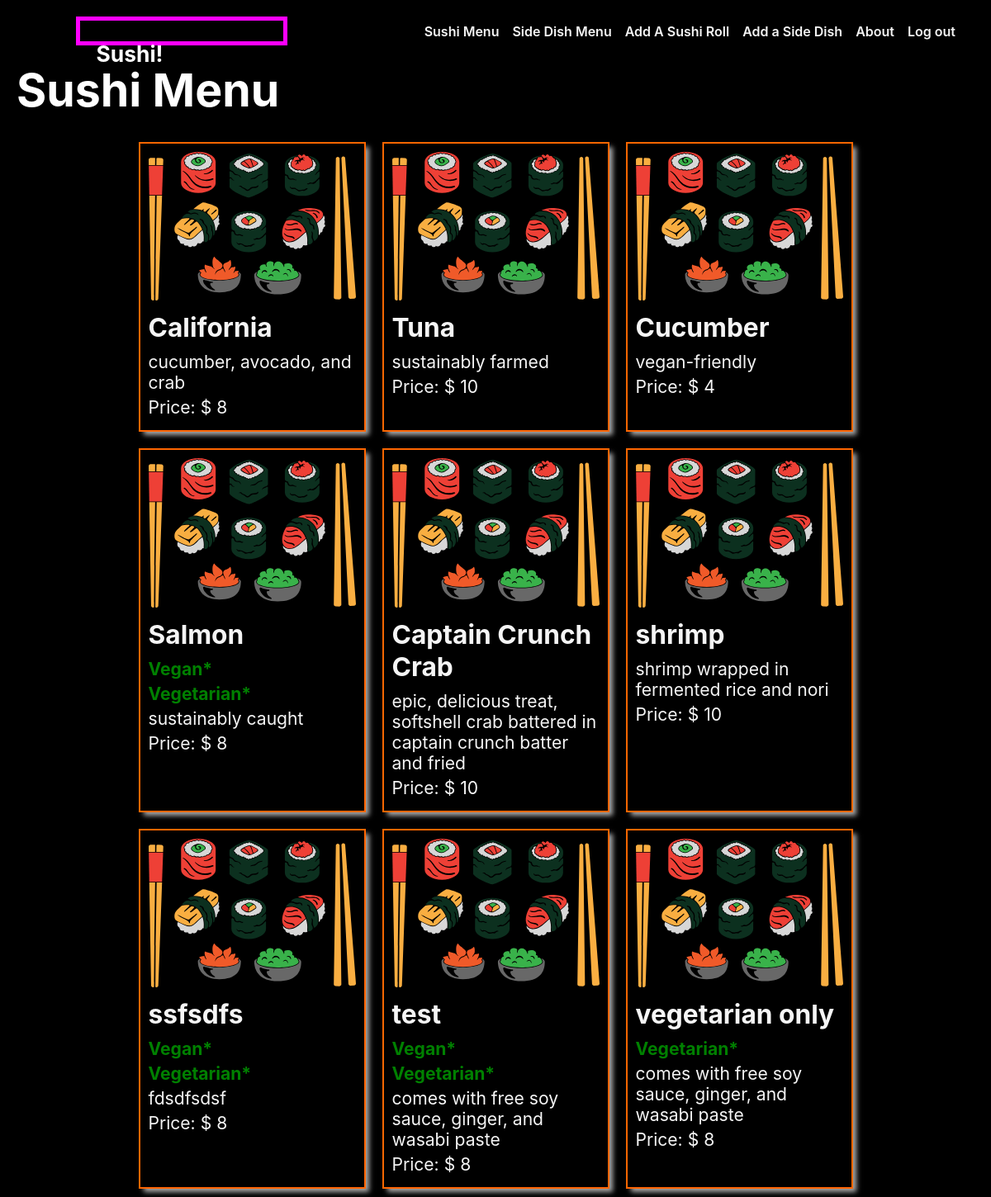
Page /sushi/ (signed in) on the earlier database version.
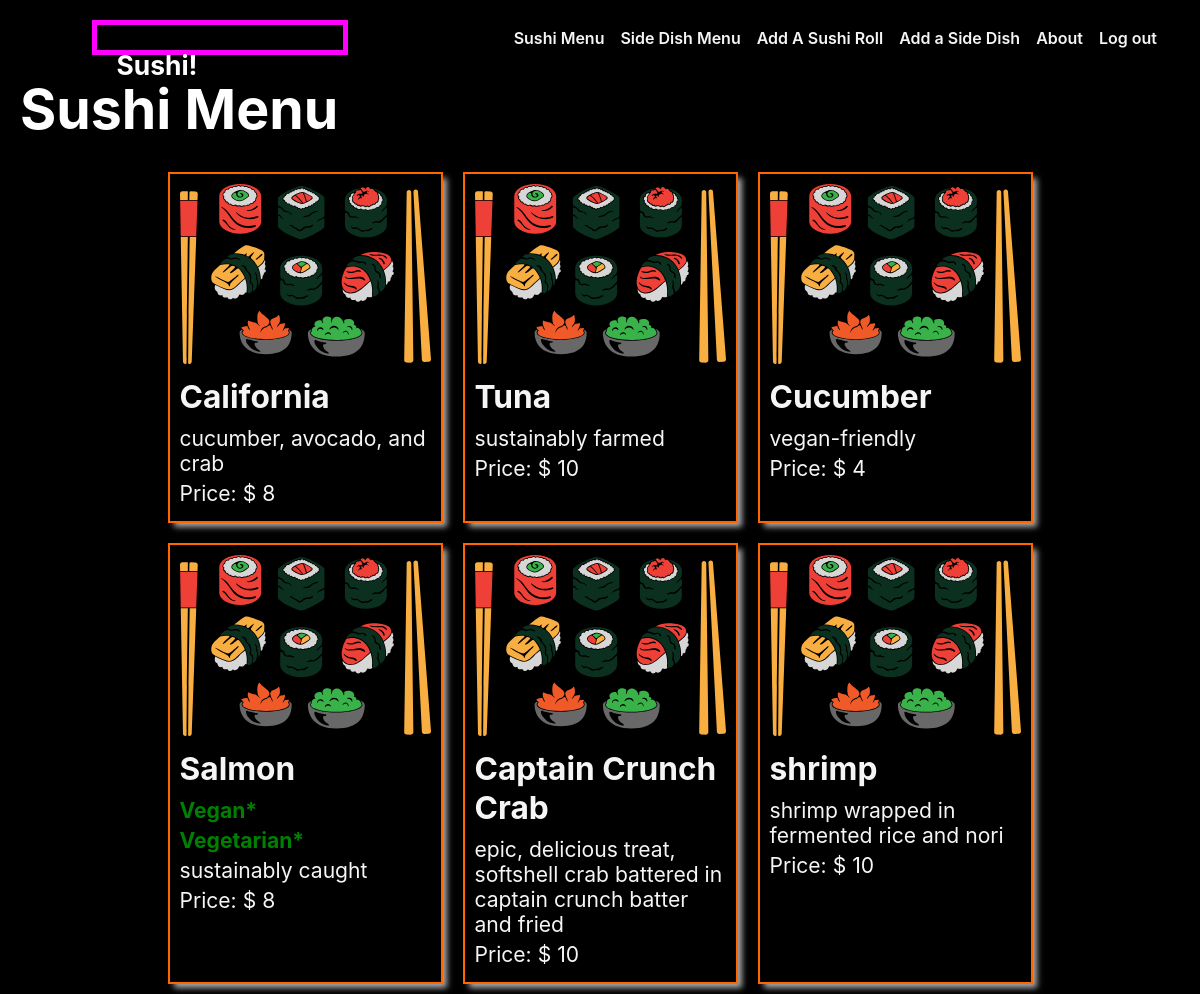
Same page on the later database version.
### main_app/models.py (models this page shows, shortened)
class Sushi(models.Model):
  name = models.CharField(max_length=50)
  description = models.TextField(max_length=250, default='comes with free soy sauce, ginger, and wasabi paste')
  isVegan = models.BooleanField(default=False)
  isVegetarian = models.BooleanField(default=False)
  price = models.IntegerField(default=8)
  sides = models.ManyToManyField(Side)
  user = models.ForeignKey(User, on_delete=models.CASCADE)

### main_app/views.py (the view)
# urls.py: path('sushi/', views.sushi_index, name='sushi_index'),
@login_required
def sushi_index(request):
  rolls = Sushi.objects.filter(user=request.user)
  return render(request, 'sushi/index.html', { 'rolls': rolls})

### main_app/templates/sushi/index.html (shortened to what this page needs)
{% extends 'base.html' %} {% load static %} {% block head %}
<link
  rel="stylesheet"
  type="text/css"
  href="{% static 'css/sushi-index.css' %}"
/>
{% endblock %} {% block content %}
<section class="page-header">
  <h1>Sushi Menu</h1>
</section>
<section class="card-container">
  {% for sushi in rolls %}
  <div class="card">
    <a href="{% url 'sushi_detail' sushi.id %}">
      <div class="card-content">
        <div class="card-img-container">
          <img src="{% static 'images/sushi.svg' %}" alt="sushi logo icon" />
        </div>
        <h2 class="card-title">{{ sushi.name }}</h2>
        {% if sushi.isVegan %} <p style="color: green; font-weight: bold">Vegan*</p> {%endif%}
        {% if sushi.isVegetarian %} <p style="color: green; font-weight: bold">Vegetarian*</p> {%endif%}
        <p>{{ sushi.description }}</p>
        <p>Price: $ {{ sushi.price }}</p>
      </div>
    </a>
  </div>
  {% endfor %}
</section>
{% endblock %}

### main_app/templates/base.html (shortened to what this page needs)
{% load static %}
<!DOCTYPE html>
<html lang="en">
  <head>
    <link rel="stylesheet" type="text/css" href="{% static 'css/base.css' %}" />
    {% block head %} {% endblock %}
  </head>
  <body>
    <header>
      <div class="header-logo-container">
        <h1>Sushi!</h1>
      </div>
      <nav>
        <ul>
        {% if user.is_authenticated %}
            <li><a href="{% url 'sushi_index' %}">Sushi Menu</a></li>
            <li><a href="{% url 'sides_index' %}">Side Dish Menu</a></li>
            <li><a href="{% url 'sushi_create' %}">Add A Sushi Roll</a></li>
            <li><a href="{% url 'sides_create' %}">Add a Side Dish</a></li>
            <li><a href="{% url 'about' %}">About</a></li>
            <li><a href="{% url 'logout' %}">Log out</a></li>
          {% else %}
            <li><a href="{% url 'about' %}">About</a></li>
            <li><a href="{% url 'home' %}">Login</a></li>
            <li><a href="{% url 'signup' %}">Sign Up</a></li>
          {% endif %}
      </nav>
    </header>
    <main>{% block content %} {% endblock %}</main>
  </body>
</html>

### main_app/static/css/base.css (style rules this page uses)
html { box-sizing: border-box; background: #000; color: white; }
*, *::before, *::after { box-sizing: inherit; }
:root { font-size: 82.5%; }
body { margin: 0; display: flex; flex-direction: column; align-items: center; font-family: -apple-system, BlinkMacSystemFont, "Segoe UI", "Roboto", "Oxygen", "Ubuntu", "Cantarell", "Fira Sans", "Droid Sans", "Helvetica Neue", sans-serif; --nav-bg: #aaa; --nav-bg-ff: #000; --borders: rgb(255, 102, 0) solid 2px; --text-color: rgb(245, 245, 245); --link-hover-color: rgb(255, 102, 0); --button-bg: rgb(245, 245, 245); --button-bg-hover: rgb(226, 226, 226); --submit: rgb(26, 128, 0); --warn: rgb(255, 102, 0); --danger: rgb(220, 20, 30); --secondary: rgb(57, 57, 57); --card-box-shadow: 5px 5px 6px -1px #aaa; --font-xtreme: 4.2rem; --font-xxl: 3.6rem; --font-xl: 2.4rem; --font-l: 1.8rem; --font-reg: 1.6rem; --card-border-radius: 6px; }
header { width: 100%; background: var(--nav-bg-ff); border-bottom: var(--borders); }
nav { margin: 10px; }
ul { margin: 0; list-style: none; padding: 0; }
main { width: 100%; }
nav a { text-decoration: none; color: var(--text-color); font-weight: 600; font-size: 16px; }
nav ul { display: flex; align-items: center; justify-content: center; flex-wrap: wrap; }
nav li { padding: 5px 8px; }
.header-logo-container { margin: auto; padding: 10px 20px 0; max-width: 500px; border: magenta solid 5px; }
.page-header { display: flex; align-items: center; margin: 20px; }
.page-header h1 { font-size: var(--font-xxl); margin: 0; }
@media only screen and (min-width: 768px) { header { position: sticky; display: flex; flex-direction: row; top: 0; align-items: center; } }
@media only screen and (min-width: 768px) { main { max-width: 1300px; min-height: calc(100vh - 53px); } }
@media only screen and (min-width: 768px) { nav { margin: 10px 0; padding: 0 15px; } }
@media only screen and (min-width: 768px) { .header-logo-container { padding-top: 3px; } }
@media only screen and (min-width: 768px) { nav { margin-left: auto; display: flex; justify-content: center; } }
@media only screen and (min-width: 768px) { nav ul { flex-wrap: nowrap; } }
@media only screen and (min-width: 768px) { .header-logo-container { width: 213px; } }
@media only screen and (min-width: 768px) { .page-header h1 { font-size: var(--font-xtreme); } }
@media only screen and (min-width: 1024px) { main { min-height: calc(100vh - 55px); } }
@media only screen and (min-width: 1024px) { header { margin: 20px 20px 0 20px; width: calc(100vw - 40px); max-width: 1920px; top: 20px; background-color: transparent; border-bottom: none; } }
@media only screen and (min-width: 1024px) { nav { margin: 0; background: #aaa; border-radius: 18px; } }
@media only screen and (min-width: 1024px) { nav { margin-left: auto; } }
@media only screen and (min-width: 1024px) { .header-logo-container { padding-top: 6px; width: 256px; height: 35px; } }

### main_app/static/css/sushi-index.css (style rules this page uses)
.card-container { padding: 0 30px; display: flex; justify-content: center; flex-wrap: wrap; }
.card { width: 275px; margin: 10px; border: var(--borders); box-shadow: var(--card-box-shadow); }
.card-content { padding: 10px; width: 100%; }
.card > a { text-decoration: none; color: var(--text-color); }
.card h2 { margin: 10px 0; font-size: var(--font-xl); }
.card p { margin: 5px 0; font-size: var(--font-reg); }

Differences in the rows shown:
removed Sushi: name "ssfsdfs", isVegan "Vegan*", isVegetarian "Vegetarian*", description "fdsdfsdsf", price "8"
removed Sushi: name "test", isVegan "Vegan*", isVegetarian "Vegetarian*", description "comes with free soy sauce, ginger, and wasabi paste", price "8"
removed Sushi: name "vegetarian only", isVegetarian "Vegetarian*", description "comes with free soy sauce, ginger, and wasabi paste", price "8"
